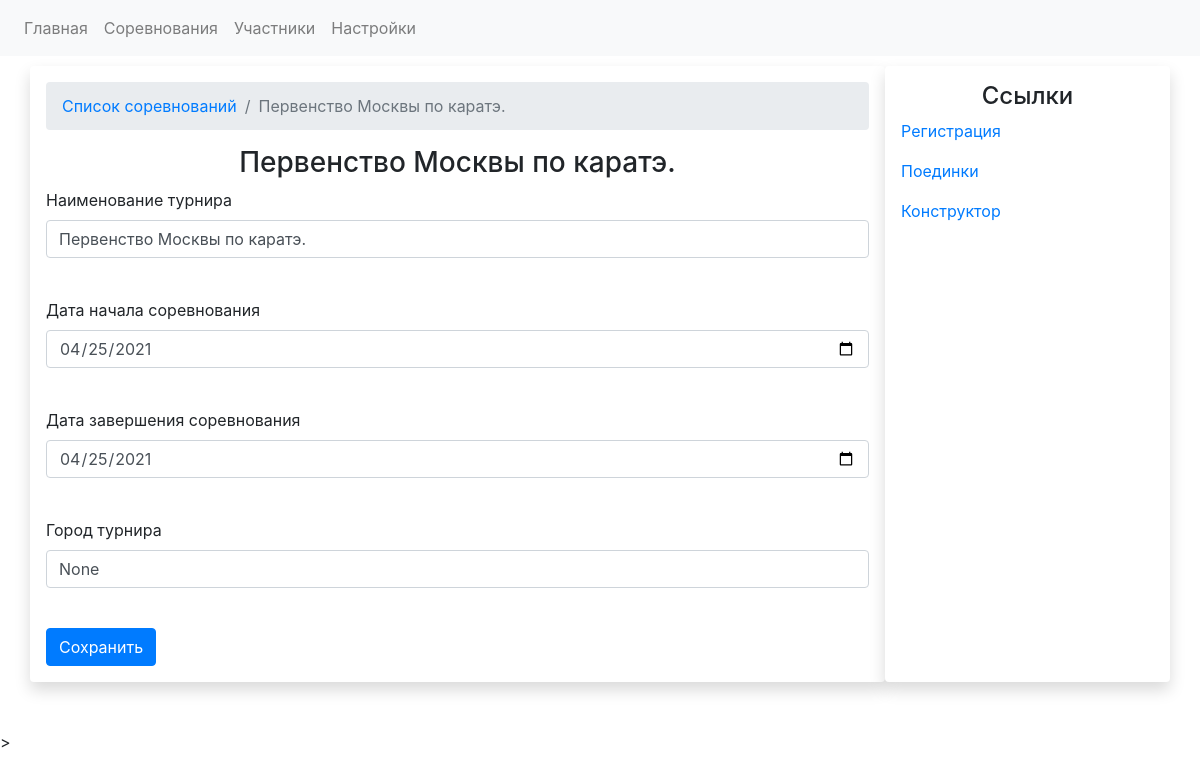
Page /competitions/1 on the earlier database version.
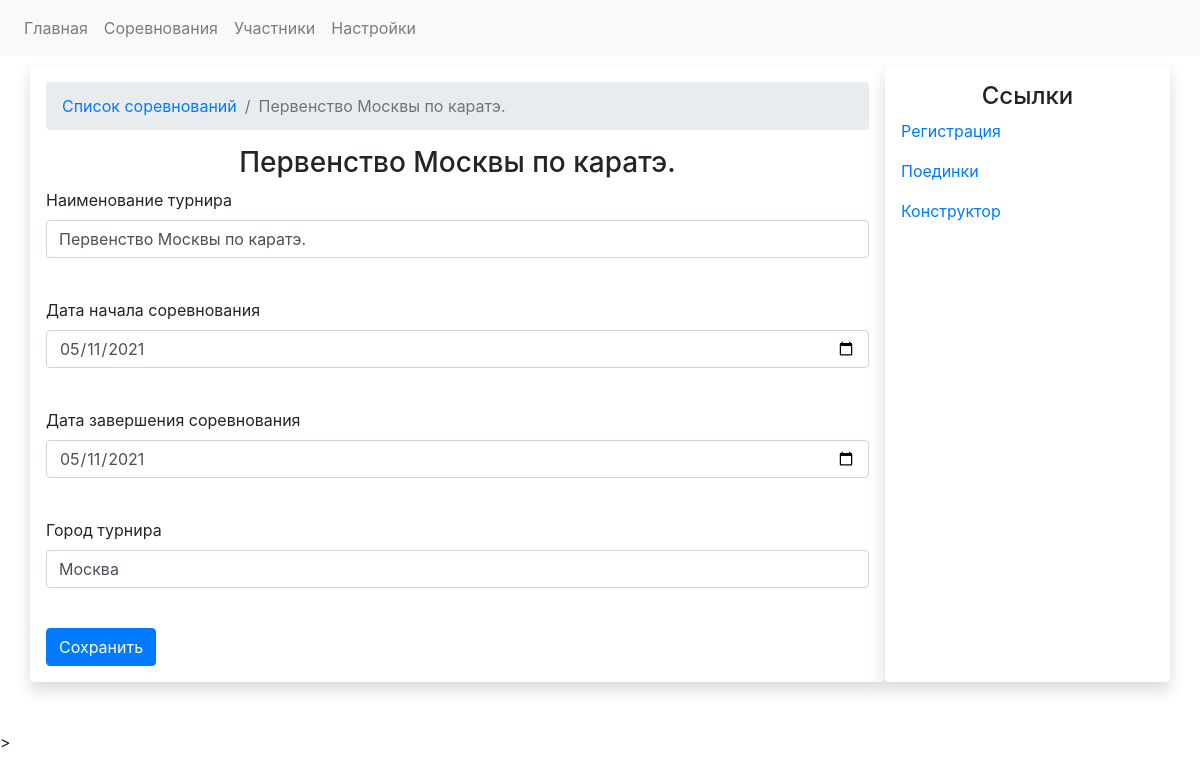
Same page on the later database version.
### app.py (models this page shows)
class CompetitionsDB(db.Model):
    competition_id = db.Column(db.Integer, primary_key=True)
    competition_name = db.Column(db.String)
    competition_date_start = db.Column(db.Date, default=datetime.utcnow)
    competition_date_finish = db.Column(db.Date, default=datetime.utcnow)
    competition_city = db.Column(db.String)
    competition_fights = db.relationship('FightsDB', backref='competition', lazy='dynamic')
    registrations = db.relationship('RegistrationDB', backref='competition')

### app.py (the view, shortened to what this page needs)
@app.route('/competitions/<int:competition_id>', methods=["POST", "GET"])
def competition_view(competition_id):
    competition_data = CompetitionsDB.query.get(competition_id)
    form = CompetitionForm()
    return render_template('competition.html', competition_data = competition_data, form=form)

### forms.py
class CompetitionForm(FlaskForm):
    competition_name_form = StringField('Наименование турнира', validators=[validators.required()])
    competition_date_start = DateField('Дата начала соревнования', format = '%Y-%m-%d',validators=[validators.required()])
    competition_date_finish = DateField('Дата завершения соревнования', format = '%Y-%m-%d',validators=[validators.required()])
    competition_city =  StringField('Город турнира', validators=[validators.required()])
    submit = SubmitField('Сохранить')

### templates/competition.html (shortened to what this page needs)
{% extends "base.html" %}
{% block head %}
    <link rel="stylesheet" type="text/css" href="https://cdnjs.cloudflare.com/ajax/libs/twitter-bootstrap/4.5.2/css/bootstrap.css">
{% endblock %}
{% block content %}
    <div class="container" style="margin-top: 10px">
            <div class="row">
            <div class="col-lg-9 shadow p-3 mb-5 bg-white rounded">
                <nav aria-label="breadcrumb">
                  <ol class="breadcrumb">
                    <li class="breadcrumb-item"><a href="{{url_for('competitions')}}">Список соревнований</a></li>
                    <li class="breadcrumb-item active" aria-current="page">{{ competition_data.competition_name }}</li>
                  </ol>
                </nav>
                <div class="row justify-content-center">
                    <h3>{{ competition_data.competition_name }}</h3>
                </div>
                <form method="POST" action="{{ url_for('competition_view', competition_id = competition_data.competition_id) }}">
                        <div class="form-group">
                            {{ form.competition_name_form.label }}
                            {{ form.competition_name_form (class ='form-control', value = competition_data.competition_name)}}
                        <br>
                        </div>
                        <div class="form-group">
                            {{ form.competition_date_start.label }}
                            {{ form.competition_date_start (class ='form-control', type="date", value = competition_data.competition_date_start)}}
                        <br>
                        </div>
                        <div class="form-group">
                            {{ form.competition_date_finish.label }}
                            {{ form.competition_date_finish (class ='form-control', type="date", value = competition_data.competition_date_finish)}}
                        <br>
                        </div>
                         <div class="form-group">
                            {{ form.competition_city.label }}
                            {{ form.competition_city (class ='form-control', type="text", value = competition_data.competition_city)}}
                        <br>
                        </div>
                         {{ form.submit (class ='btn btn-primary')}}
                  </form>
            </div>
            <div class="col-lg-3 shadow p-3 mb-5 bg-white rounded">
                    <h4 style="text-align: center">Ссылки</h4>
                <p><a href="{{url_for('registration', competition_id = competition_data.competition_id)}}">Регистрация</a></p>
                <p><a href="{{url_for('competition_fights_view', comp_id = competition_data.competition_id)}}">Поединки</a></p>
                <p><a href="{{url_for('fight_constructor', comp_id = competition_data.competition_id)}}">Конструктор</a></p>
            </div>
        </div>
    </div>
<script src="https://ajax.googleapis.com/ajax/libs/jquery/3.5.1/jquery.min.js"></script>>
{% endblock %}

Differences in the rows shown:
changed CompetitionsDB "Первенство Москвы по каратэ.": competition_date_start "04/25/2021" → "05/11/2021"; competition_date_finish "04/25/2021" → "05/11/2021"; competition_city "None" → "Москва"
